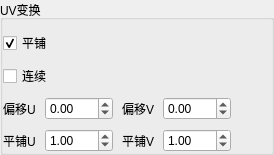
                    <widget class="QGroupBox" name="uvpanel">
                     <property name="sizePolicy">
                      <sizepolicy hsizetype="Preferred" vsizetype="Preferred">
                       <horstretch>0</horstretch>
                       <verstretch>0</verstretch>
                      </sizepolicy>
                     </property>
                     <property name="title">
                      <string>UV变换</string>
                     </property>
                     <property name="flat">
                      <bool>true</bool>
                     </property>
                     <layout class="QVBoxLayout" name="verticalLayout_7">
                      <property name="spacing">
                       <number>9</number>
                      </property>
                      <property name="leftMargin">
                       <number>0</number>
                      </property>
                      <property name="rightMargin">
                       <number>0</number>
                      </property>
                      <property name="bottomMargin">
                       <number>0</number>
                      </property>
                      <item>
                       <layout class="QHBoxLayout" name="horizontalLayout_13">
                        <item>
                         <widget class="QCheckBox" name="repeatcheck">
                          <property name="text">
                           <string>平铺</string>
                          </property>
                          <property name="checked">
                           <bool>true</bool>
                          </property>
                          <property name="tristate">
                           <bool>false</bool>
                          </property>
                         </widget>
                        </item>
                       </layout>
                      </item>
                      <item>
                       <layout class="QHBoxLayout" name="horizontalLayout_16">
                        <item>
                         <widget class="QCheckBox" name="mirrowcheck">
                          <property name="text">
                           <string>连续</string>
                          </property>
                         </widget>
                        </item>
                       </layout>
                      </item>
                      <item>
                       <layout class="QHBoxLayout" name="horizontalLayout_15">
                        <item>
                         <widget class="QLabel" name="label_13">
                          <property name="text">
                           <string>偏移U</string>
                          </property>
                          <property name="buddy">
                           <cstring>uoffset</cstring>
                          </property>
                         </widget>
                        </item>
                        <item>
                         <widget class="QDoubleSpinBox" name="uoffset">
                          <property name="minimum">
                           <double>-100.000000000000000</double>
                          </property>
                          <property name="maximum">
                           <double>100.000000000000000</double>
                          </property>
                          <property name="singleStep">
                           <double>0.010000000000000</double>
                          </property>
                          <property name="stepType">
                           <enum>QAbstractSpinBox::AdaptiveDecimalStepType</enum>
                          </property>
                         </widget>
                        </item>
                        <item>
                         <widget class="QLabel" name="label_11">
                          <property name="text">
                           <string>偏移V</string>
                          </property>
                          <property name="buddy">
                           <cstring>voffset</cstring>
                          </property>
                         </widget>
                        </item>
                        <item>
                         <widget class="QDoubleSpinBox" name="voffset">
                          <property name="minimum">
                           <double>-100.000000000000000</double>
                          </property>
                          <property name="maximum">
                           <double>100.000000000000000</double>
                          </property>
                          <property name="singleStep">
                           <double>0.010000000000000</double>
                          </property>
                          <property name="stepType">
                           <enum>QAbstractSpinBox::AdaptiveDecimalStepType</enum>
                          </property>
                         </widget>
                        </item>
                        <item>
                         <spacer name="horizontalSpacer">
                          <property name="orientation">
                           <enum>Qt::Horizontal</enum>
                          </property>
                          <property name="sizeHint" stdset="0">
                           <size>
                            <width>40</width>
                            <height>20</height>
                           </size>
                          </property>
                         </spacer>
                        </item>
                       </layout>
                      </item>
                      <item>
                       <layout class="QHBoxLayout" name="horizontalLayout_14">
                        <item>
                         <widget class="QLabel" name="label_12">
                          <property name="text">
                           <string>平铺U</string>
                          </property>
                          <property name="buddy">
                           <cstring>uscale</cstring>
                          </property>
                         </widget>
                        </item>
                        <item>
                         <widget class="QDoubleSpinBox" name="uscale">
                          <property name="minimum">
                           <double>-100.000000000000000</double>
                          </property>
                          <property name="maximum">
                           <double>100.000000000000000</double>
                          </property>
                          <property name="singleStep">
                           <double>0.010000000000000</double>
                          </property>
                          <property name="stepType">
                           <enum>QAbstractSpinBox::AdaptiveDecimalStepType</enum>
                          </property>
                          <property name="value">
                           <double>1.000000000000000</double>
                          </property>
                         </widget>
                        </item>
                        <item>
                         <widget class="QLabel" name="label_14">
                          <property name="text">
                           <string>平铺V</string>
                          </property>
                          <property name="buddy">
                           <cstring>vscale</cstring>
                          </property>
                         </widget>
                        </item>
                        <item>
                         <widget class="QDoubleSpinBox" name="vscale">
                          <property name="minimum">
                           <double>-100.000000000000000</double>
                          </property>
                          <property name="maximum">
                           <double>100.000000000000000</double>
                          </property>
                          <property name="singleStep">
                           <double>0.010000000000000</double>
                          </property>
                          <property name="stepType">
                           <enum>QAbstractSpinBox::AdaptiveDecimalStepType</enum>
                          </property>
                          <property name="value">
                           <double>1.000000000000000</double>
                          </property>
                         </widget>
                        </item>
                        <item>
                         <spacer name="horizontalSpacer_2">
                          <property name="orientation">
                           <enum>Qt::Horizontal</enum>
                          </property>
                          <property name="sizeHint" stdset="0">
                           <size>
                            <width>40</width>
                            <height>20</height>
                           </size>
                          </property>
                         </spacer>
                        </item>
                       </layout>
                      </item>
                     </layout>
                    </widget>
